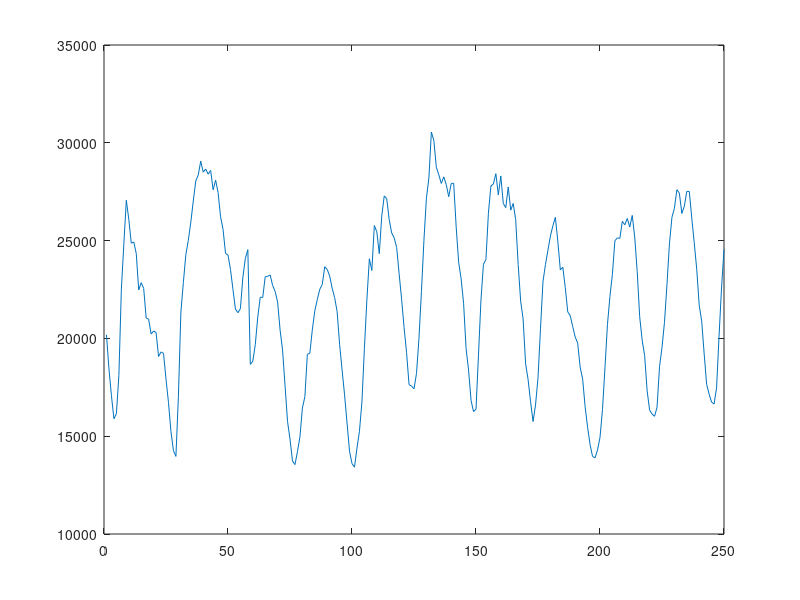
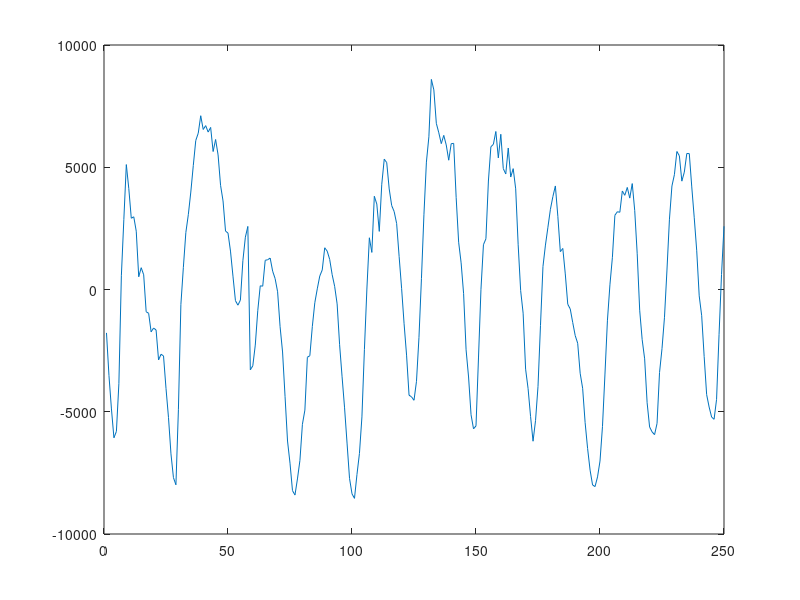

Source code (MATLAB) for these figures, in order: (Note: this script raises an error after producing the figures.)
clc;
close all;
clear all;

data = load('hourlyDataTrafficInBits.mat');
dataBits = data.hourlyDataTrafficInBits;

% 11.a

plot(dataBits);

dataBits0Mean = dataBits - mean(dataBits);
figure;
plot(dataBits0Mean);
figure;
autocorr(dataBits0Mean,240);
figure;
periodogram(dataBits0Mean);
ylim([0 100]);
figure;
freq = linspace(0,1/3600,length(dataBits0Mean));
plot(freq, abs(fft(dataBits0Mean).^2)/length(dataBits0Mean));

%close all;
lag = 25;
dataStationary = dataBits0Mean(1:end-lag)-dataBits0Mean(lag+1:end);
figure;
plot(dataStationary);
figure;
%[acf_ds] = xcorr(dataStationary);
[acf_ds, lags, bounds] = autocorr(dataStationary,200);
plot(acf_ds(1,:));
figure;

periodogram(dataStationary);
ylim([0 100]);
figure;
freq = linspace(0,1/3600,length(dataStationary));
plot(freq, abs(fft(dataStationary).^2)/length(dataStationary));

%
b = [acf_ds(1) acf_ds(2) acf_ds(3) acf_ds(4)]';
A = [acf_ds(2) acf_ds(3) acf_ds(4) 1;
    acf_ds(1) acf_ds(2) acf_ds(3) 0;
    acf_ds(2) acf_ds(1) acf_ds(2) 0;
    acf_ds(3) acf_ds(2) acf_ds(1) 0];

x = A\b;

% generate autoregressive process
n = 1000;
realisations = 1000;

Z = sqrt(x(4))*randn(n,realisations);
X(1:4,1:realisations) = 0;
for k = 5:n
   X(k,:) = x(1)*X(k-1,:)+x(2)*X(k-2,:)+x(3)*X(k-3,:)+Z(k,:); 
end

figure;
plot(X(:,1));

for k = 1:realisations
    fft_X(k,:) = abs(fft((X(:,k)).^2)/length(X(:,k)));
end
figure;
%plot(fft_X(25,:));
plot(sum(fft_X)/length(fft_X))

%%
load regularizationExampleData.mat m0simdata;
m1 = armax(m0simdata(1:150),[30 30 30 1]);

%%
ts = iddata(dataStationary',[],3600);
SYS = armax(ts, [30 30 30 1]);




